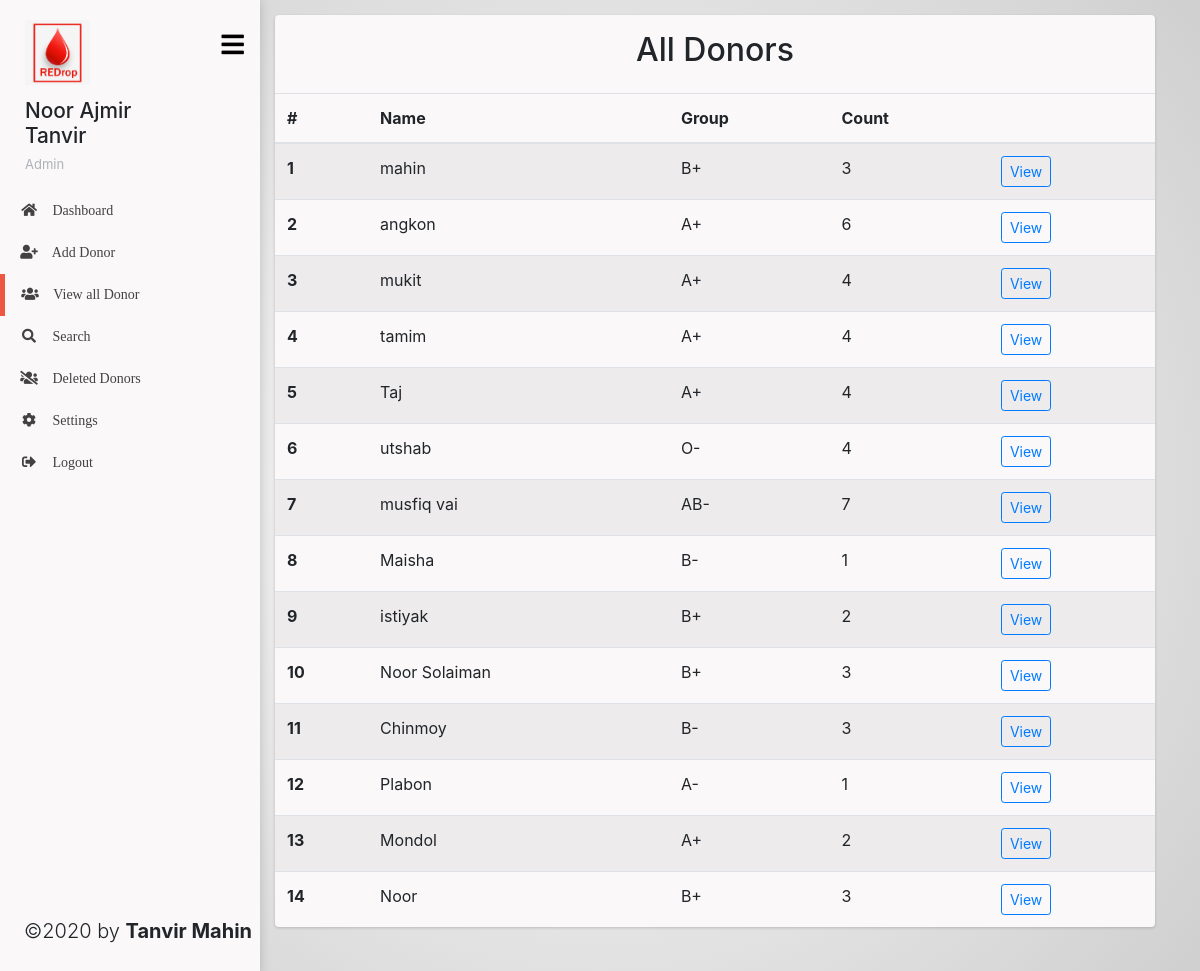
/all/index.php (signed in), run on the app's committed database.
### tables this page shows
CREATE TABLE `blood_donors` (
  `id` int(11) NOT NULL,
  `name` varchar(100) NOT NULL,
  `group` varchar(10) NOT NULL,
  `email` varchar(100) NOT NULL,
  `phone` varchar(20) NOT NULL,
  `address` varchar(50) NOT NULL,
  `count` int(11) NOT NULL,
  `del` tinyint(1) NOT NULL DEFAULT '0'
);

### includes/donorClass.inc.php (the view, shortened to what this page needs)
<?php
class Donor {
    function allDonors($conn){
        $sql = "SELECT * FROM `blood_donors` WHERE del=0";
        $result = mysqli_query($conn, $sql);
        $rowcount=mysqli_num_rows($result);
        $rows = mysqli_fetch_all($result);
        for ($i = 0; $i<$rowcount; $i++) {
            echo '  <tr>
                        <th scope="row">'.($i+1).'</th>
                        <td>'.$rows[$i][1].'</td>
                        <td>'.$rows[$i][2].'</td>
                        <td>'.$rows[$i][6].'</td>
                        <td>
                            <form action="../profile/" method="GET">
                            <input type="hidden" value="'.$rows[$i][0].'" name="id"/>
                            <input type="submit" value="View" class="btn btn-sm btn-outline-primary"/>
                            </form>
                        </td>
                    </tr>';
        }
    }
};

### css/dashboard.css (style rules this page uses)
* { padding: 0; margin: 0; box-sizing: border-box; }
body { background: rgb(255,255,255); background: radial-gradient(circle, rgba(255,255,255,1) 0%, rgba(207,207,207,1) 100%); background-attachment: fixed }

### data on the page
blood_donors: name "mahin", group "B+", count "3"
blood_donors: name "angkon", group "A+", count "6"
blood_donors: name "mukit", group "A+", count "4"
blood_donors: name "tamim", group "A+", count "4"
blood_donors: name "Taj", group "A+", count "4"
blood_donors: name "utshab", group "O-", count "4"
blood_donors: name "musfiq vai", group "AB-", count "7"
blood_donors: name "Maisha", group "B-", count "1"
blood_donors: name "istiyak", group "B+", count "2"
blood_donors: name "Noor Solaiman", group "B+", count "3"
blood_donors: name "Chinmoy", group "B-", count "3"
blood_donors: name "Plabon", group "A-", count "1"
blood_donors: name "Mondol", group "A+", count "2"
blood_donors: name "Noor", group "B+", count "3"

### other printed values
$_SESSION['name'] "Noor Ajmir Tanvir"
